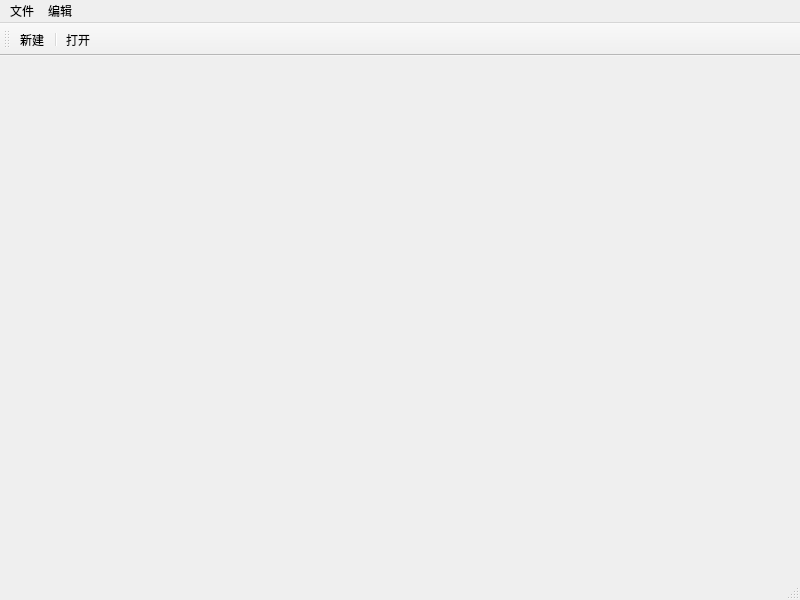
<?xml version="1.0" encoding="UTF-8"?>
<ui version="4.0">
 <class>MainWindow</class>
 <widget class="QMainWindow" name="MainWindow">
  <property name="geometry">
   <rect>
    <x>0</x>
    <y>0</y>
    <width>800</width>
    <height>600</height>
   </rect>
  </property>
  <property name="windowTitle">
   <string>MainWindow</string>
  </property>
  <widget class="QWidget" name="centralwidget"/>
  <widget class="QMenuBar" name="menubar">
   <property name="geometry">
    <rect>
     <x>0</x>
     <y>0</y>
     <width>800</width>
     <height>21</height>
    </rect>
   </property>
   <widget class="QMenu" name="menu">
    <property name="title">
     <string>文件</string>
    </property>
    <addaction name="actionnewFile"/>
    <addaction name="separator"/>
    <addaction name="actionopenFile"/>
   </widget>
   <widget class="QMenu" name="menu_2">
    <property name="title">
     <string>编辑</string>
    </property>
    <addaction name="actioncopy"/>
    <addaction name="actionstick"/>
   </widget>
   <addaction name="menu"/>
   <addaction name="menu_2"/>
  </widget>
  <widget class="QStatusBar" name="statusbar"/>
  <widget class="QToolBar" name="toolBar">
   <property name="windowTitle">
    <string>toolBar</string>
   </property>
   <attribute name="toolBarArea">
    <enum>TopToolBarArea</enum>
   </attribute>
   <attribute name="toolBarBreak">
    <bool>false</bool>
   </attribute>
   <addaction name="actionnewFile"/>
   <addaction name="separator"/>
   <addaction name="actionopenFile"/>
  </widget>
  <action name="actionnewFile">
   <property name="text">
    <string>新建</string>
   </property>
  </action>
  <action name="actionopenFile">
   <property name="text">
    <string>打开</string>
   </property>
  </action>
  <action name="actioncopy">
   <property name="text">
    <string>复制</string>
   </property>
  </action>
  <action name="actionstick">
   <property name="text">
    <string>粘贴</string>
   </property>
  </action>
 </widget>
 <resources/>
 <connections/>
</ui>
